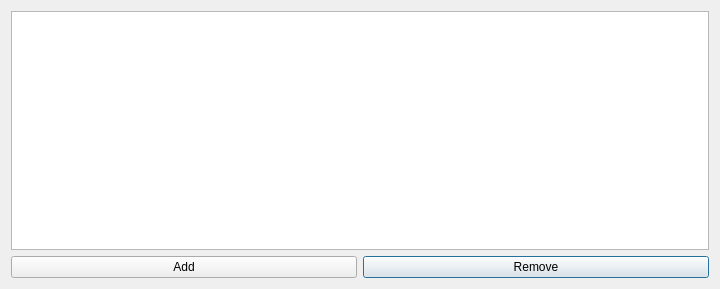
<?xml version="1.0" encoding="UTF-8"?>
<ui version="4.0">
 <class>LibraryExclusionsDialog</class>
 <widget class="QDialog" name="LibraryExclusionsDialog">
  <property name="geometry">
   <rect>
    <x>0</x>
    <y>0</y>
    <width>720</width>
    <height>289</height>
   </rect>
  </property>
  <property name="windowTitle">
   <string>Library exclusions</string>
  </property>
  <layout class="QGridLayout" name="gridLayout">
   <item row="1" column="1">
    <widget class="QPushButton" name="removeButton">
     <property name="text">
      <string>Remove</string>
     </property>
    </widget>
   </item>
   <item row="1" column="0">
    <widget class="QPushButton" name="addButton">
     <property name="text">
      <string>Add</string>
     </property>
    </widget>
   </item>
   <item row="0" column="0" colspan="2">
    <widget class="QListWidget" name="listWidget"/>
   </item>
  </layout>
 </widget>
 <resources/>
 <connections/>
</ui>
